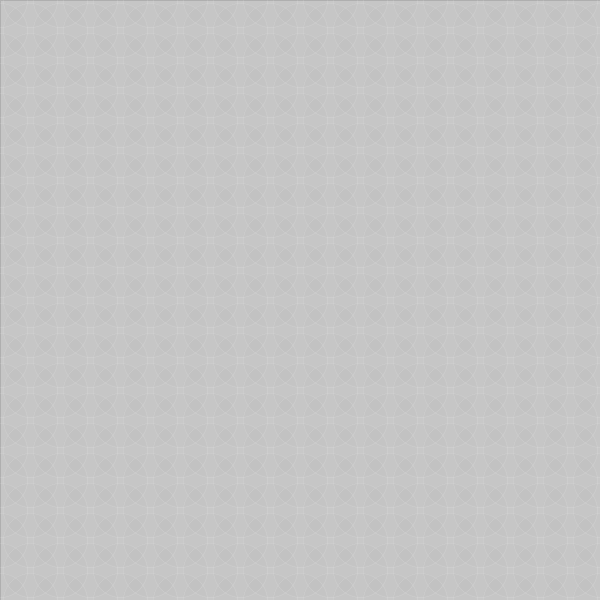
Frame 1 (no input)
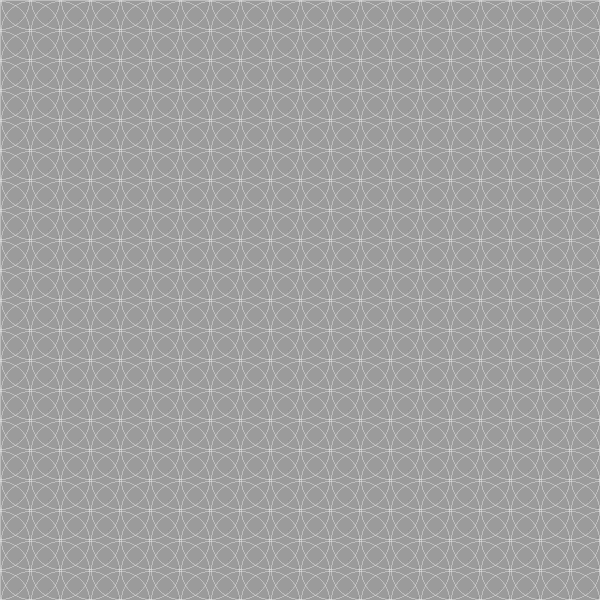
Frame 60 (the mouse pressed at the canvas centre just before this capture)
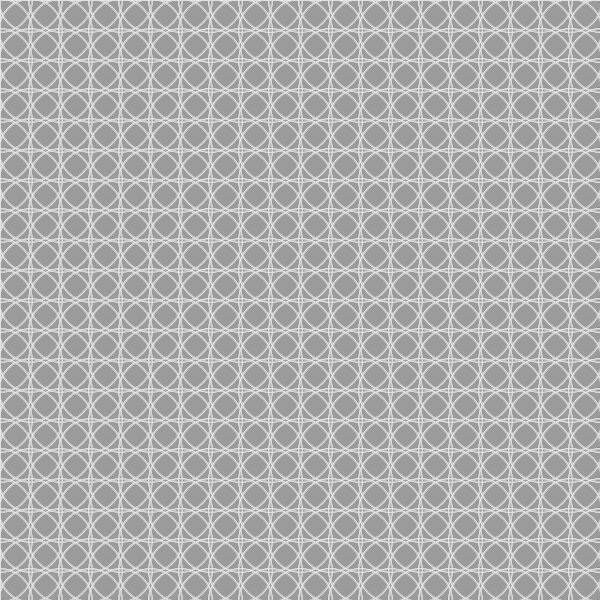
Frame 120 (the mouse held since frame 60 and released just before this capture)

The Processing sketch that drew these frames (run headless with seeded random() and noise(); from frame 60 on, the mouse is pressed at the canvas centre):

// Processing sketch: processing_51555
// ── processing_51555.pde

void setup(){
  size(600,600);
  smooth();
  strokeWeight(.125);
  noFill();
  //background(110);
}

void draw(){
  fill(150,9);
  rect(0,0,width, height);
  stroke(240);
   // for (int k=0; k < width+40; k+=80){
     // for(int l=0; l < height+40; l+=80){
       // ellipse(k,l,minute()*2,minute()*2);
           for(int i=0; i < width+15; i += 30){
              for(int j=0; j < height+15; j += 30){
                ellipse (i,j,second()*2,second()*2);
              }
            }
     //}
  //}
}


void mousePressed(){
 stroke(0);
 strokeWeight(.55);
 for (int k=0; k < width+30; k+=60){
    for(int l=0; l < height+30; l+=60){
       ellipse(k,l,minute()*2,minute()*2);
    }
 }
}

//fix this, hours are not displaying on release
void mouseReleased(){
 stroke(0);
 strokeWeight(.55);
 for (int m=0; m < width+45; m +=90){
    for(int n=0; n < height+45; n +=90){
       ellipse(m,n,hour()*2,hour()*2);
    }
 }
}


  
         
   




    
